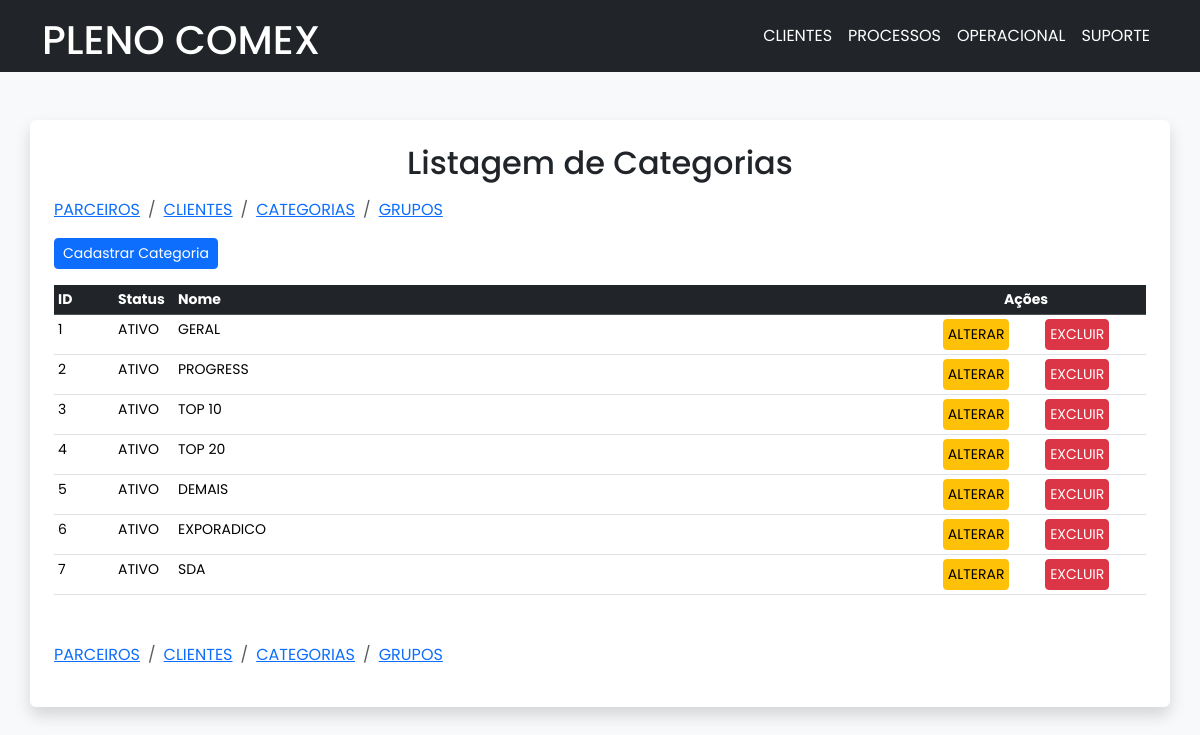
Page /categorias/ on the committed database.
### operacional/models.py (models this page shows, shortened)
class Teste1Categoria(models.Model):
    STATUS_CHOICES = [
        ('A', 'ATIVO'),
        ('I', 'INATIVO'),
    ]
    nome = models.CharField(max_length=100)
    status = models.CharField(
        max_length=2, choices=STATUS_CHOICES)

### operacional/views.py (the view, shortened to what this page needs)
# urls.py: path('categorias/', CategoriaView.as_view(), name='categorias'),
class CategoriaView(View):
    template_name = 'clientes/categorias_list.html'
    def get(self, request):
        title = 'CATEGORIAS'
        categorias = Teste1Categoria.objects.all()
        form = CategoriaForm()
        return render(request, CategoriaView.template_name, {
            'title': title,
            'categorias': categorias,
            'form': form
        })

### operacional/templates/clientes/categorias_list.html (shortened to what this page needs)
{% extends 'base.html' %}
{% load static %}
{% block body %}
<main class="container p-4 rounded shadow bg-white my-5">
    <h2 class="text-center mb-3">Listagem de Categorias</h2>
    {% include 'clientes/_breadcrumb_clientes.html' %}
    <button class="btn btn-primary btn-sm mb-3" data-toggle="modal" data-target="#createModal">Cadastrar Categoria</button>
    <table class="table table-responsive table-hover table-sm">
        <thead class="table-dark">
            <tr class="small">
                <th>ID</th>
                <th>Status</th>
                <th>Nome</th>
                <th class="text-center">Ações</th>
            </tr>
        </thead>
        <tbody class="table-sm">
            {% for categoria in categorias %}
            <tr class="small">
                <td style="width:60px">{{ categoria.id }}</td>
                <td style="width:60px">{{ categoria.get_status_display }}</td>
                <td>{{ categoria.nome }}</td>
                <td style="width:240px" class="text-center">
                    <a href="" data-bs-toggle="modal" data-bs-target="#updateModal_{{ categoria.id }}" class="btn btn-sm btn-warning btn-sm mx-3">ALTERAR</a>
                    <a href="" data-bs-toggle="modal" data-bs-target="#deletModal_{{ categoria.id }}" class="btn btn-sm btn-danger btn-sm mx-3">EXCLUIR</a>
                </td>
            </tr>
            {% endfor %}
        </tbody>
    </table>
    {% include 'clientes/_breadcrumb_clientes.html' %}
</main>
{% endblock %}

### operacional/templates/base.html (style rules this page uses)
* { font-family: 'Poppins', sans-serif; }

### rows in the picture
Teste1Categoria: id "1", status "ATIVO", nome "GERAL"
Teste1Categoria: id "2", status "ATIVO", nome "PROGRESS"
Teste1Categoria: id "3", status "ATIVO", nome "TOP 10"
Teste1Categoria: id "4", status "ATIVO", nome "TOP 20"
Teste1Categoria: id "5", status "ATIVO", nome "DEMAIS"
Teste1Categoria: id "6", status "ATIVO", nome "EXPORADICO"
Teste1Categoria: id "7", status "ATIVO", nome "SDA"
